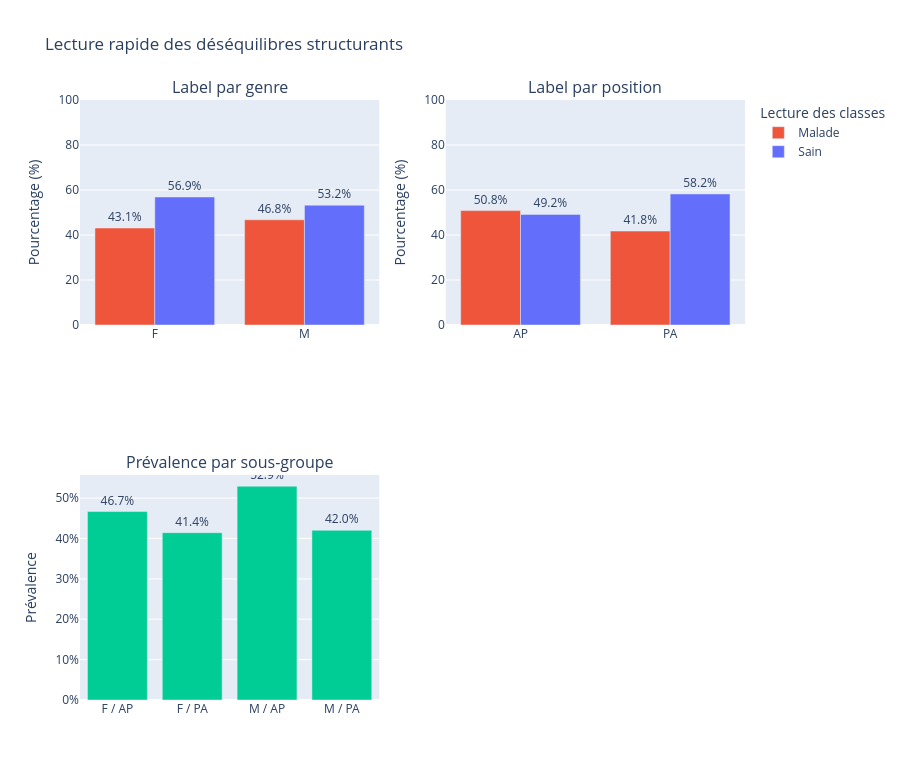

Notebook code cell kept with this figure:
### Markdown cell above
### 1.2 Analyse descriptive et biais initiaux

### Code cell
# === Analyse descriptive visuelle (sans graphique d'âge) ===

fig = make_subplots(
    rows=2, cols=2,
    subplot_titles=[
        'Label par genre', 'Label par position',
        'Prévalence par sous-groupe', ''
    ],
    specs=[[{'type': 'bar'}, {'type': 'bar'}],
           [{'type': 'bar'}, None]]
)

ct_gender = (
    pd.crosstab(df['Patient Gender'], df['label'], normalize='index') * 100
).reindex(index=['F', 'M'], columns=['malade', 'sain'], fill_value=0)

fig.add_trace(
    go.Bar(
        x=['F', 'M'],
        y=ct_gender['malade'].tolist(),
        text=ct_gender['malade'].round(1).astype(str) + '%',
        textposition='outside',
        name='Malade',
        marker_color='#EF553B',
    ),
    row=1,
    col=1,
)
fig.add_trace(
    go.Bar(
        x=['F', 'M'],
        y=ct_gender['sain'].tolist(),
        text=ct_gender['sain'].round(1).astype(str) + '%',
        textposition='outside',
        name='Sain',
        marker_color='#636EFA',
    ),
    row=1,
    col=1,
)

ct_pos = (
    pd.crosstab(df['View Position'], df['label'], normalize='index') * 100
).reindex(index=['AP', 'PA'], columns=['malade', 'sain'], fill_value=0)

fig.add_trace(
    go.Bar(
        x=['AP', 'PA'],
        y=ct_pos['malade'].tolist(),
        text=ct_pos['malade'].round(1).astype(str) + '%',
        textposition='outside',
        name='Malade',
        showlegend=False,
        marker_color='#EF553B',
    ),
    row=1,
    col=2,
)
fig.add_trace(
    go.Bar(
        x=['AP', 'PA'],
        y=ct_pos['sain'].tolist(),
        text=ct_pos['sain'].round(1).astype(str) + '%',
        textposition='outside',
        name='Sain',
        showlegend=False,
        marker_color='#636EFA',
    ),
    row=1,
    col=2,
)

ct_cross = df.groupby(['Patient Gender', 'View Position'])['label_binary'].mean().reset_index()
ct_cross['group'] = ct_cross['Patient Gender'] + ' / ' + ct_cross['View Position']
ct_cross['prevalence_pct'] = (100 * ct_cross['label_binary']).round(1)
fig.add_trace(
    go.Bar(
        x=ct_cross['group'].tolist(),
        y=ct_cross['label_binary'].tolist(),
        text=ct_cross['prevalence_pct'].astype(str) + '%',
        textposition='outside',
        showlegend=False,
        marker_color='#00CC96',
    ),
    row=2,
    col=1,
)

fig.update_yaxes(title_text='Pourcentage (%)', range=[0, 100], row=1, col=1)
fig.update_yaxes(title_text='Pourcentage (%)', range=[0, 100], row=1, col=2)
fig.update_yaxes(title_text='Prévalence', tickformat='.0%', row=2, col=1)
fig.update_layout(
    barmode='group',
    height=780,
    template='plotly',
    title_text='Lecture rapide des déséquilibres structurants',
    title_x=0.05,
    legend_title_text='Lecture des classes',
)
fig.show()

stats = pd.DataFrame({
    'Indicateur': ['Taux de maladie', 'Hommes', 'PA', 'Âge moyen', 'Âge médian'],
    'Valeur': [
        f"{(df['label'] == 'malade').mean():.2%}",
        f"{(df['Patient Gender'] == 'M').mean():.2%}",
        f"{(df['View Position'] == 'PA').mean():.2%}",
        f"{df['Patient Age'].mean():.1f}",
        f"{df['Patient Age'].median():.1f}",
    ]
})
stats

### Figure 1 — Plotly figure (JSON) as saved in the notebook; plotly's stock layout.template omitted (floating-point values rounded to 4 significant figures)
{"data": [{"marker": {"color": "#EF553B"}, "name": "Malade", "text": ["43.1%", "46.8%"], "textposition": "outside", "type": "bar", "x": ["F", "M"], "xaxis": "x", "y": [43.11, 46.75], "yaxis": "y"}, {"marker": {"color": "#636EFA"}, "name": "Sain", "text": ["56.9%", "53.2%"], "textposition": "outside", "type": "bar", "x": ["F", "M"], "xaxis": "x", "y": [56.89, 53.25], "yaxis": "y"}, {"marker": {"color": "#EF553B"}, "name": "Malade", "showlegend": false, "text": ["50.8%", "41.8%"], "textposition": "outside", "type": "bar", "x": ["AP", "PA"], "xaxis": "x2", "y": [50.84, 41.76], "yaxis": "y2"}, {"marker": {"color": "#636EFA"}, "name": "Sain", "showlegend": false, "text": ["49.2%", "58.2%"], "textposition": "outside", "type": "bar", "x": ["AP", "PA"], "xaxis": "x2", "y": [49.16, 58.24], "yaxis": "y2"}, {"marker": {"color": "#00CC96"}, "showlegend": false, "text": ["46.7%", "41.4%", "52.9%", "42.0%"], "textposition": "outside", "type": "bar", "x": ["F / AP", "F / PA", "M / AP", "M / PA"], "xaxis": "x3", "y": [0.4667, 0.4143, 0.5293, 0.4202], "yaxis": "y3"}], "layout": {"annotations": [{"font": {"size": 16}, "showarrow": false, "text": "Label par genre", "x": 0.225, "xanchor": "center", "xref": "paper", "y": 1, "yanchor": "bottom", "yref": "paper"}, {"font": {"size": 16}, "showarrow": false, "text": "Label par position", "x": 0.775, "xanchor": "center", "xref": "paper", "y": 1, "yanchor": "bottom", "yref": "paper"}, {"font": {"size": 16}, "showarrow": false, "text": "Prévalence par sous-groupe", "x": 0.225, "xanchor": "center", "xref": "paper", "y": 0.375, "yanchor": "bottom", "yref": "paper"}], "barmode": "group", "height": 780, "legend": {"title": {"text": "Lecture des classes"}}, "title": {"text": "Lecture rapide des déséquilibres structurants", "x": 0.05}, "xaxis": {"anchor": "y", "domain": [0, 0.45]}, "xaxis2": {"anchor": "y2", "domain": [0.55, 1]}, "xaxis3": {"anchor": "y3", "domain": [0, 0.45]}, "yaxis": {"anchor": "x", "domain": [0.625, 1], "range": [0, 100], "title": {"text": "Pourcentage (%)"}}, "yaxis2": {"anchor": "x2", "domain": [0.625, 1], "range": [0, 100], "title": {"text": "Pourcentage (%)"}}, "yaxis3": {"anchor": "x3", "domain": [0, 0.375], "tickformat": ".0%", "title": {"text": "Prévalence"}}}}
